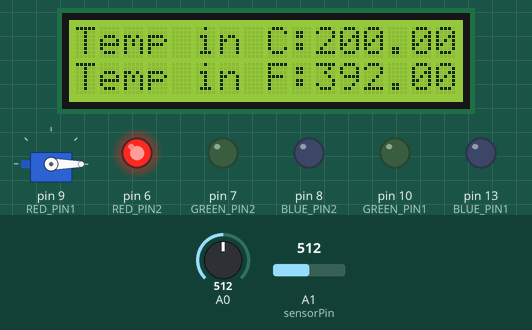
A sketch run on a simulated Arduino Uno, built with avr-gcc and run on an emulated ATmega328P. Parts: servo, 16×2 character LCD, output pins drawn as LEDs (lit = HIGH). Inputs (shaded band) come from the test bench; at power-on: A0 = 512, A1 (sensorPin) = 512. Pins used as bus, display or sensor lines are not drawn; what the sketch prints to the serial monitor is not drawn.

Above: at 1.2 s.
1.3 s: A0 set to 122
At 2.7 s:
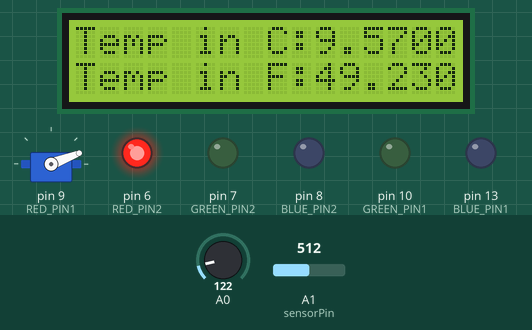
3.5 s: A0 set to 50
At 4.6 s:
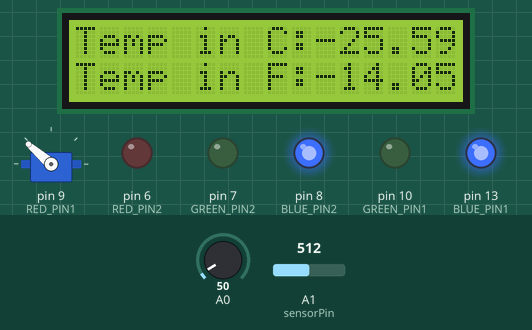
5.5 s: A0 set to 30
At 6.4 s:
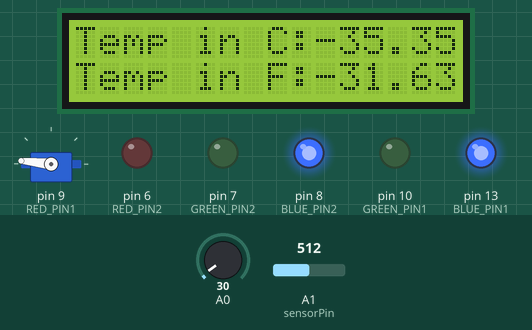
7.5 s: A0 set to 0
At 9.3 s:
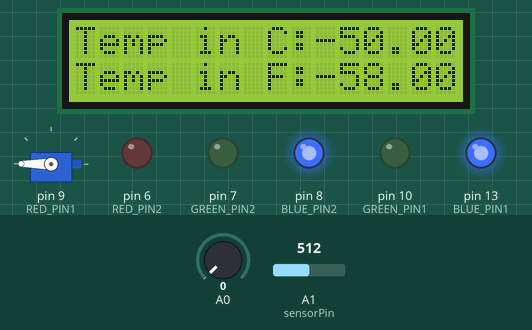
9.6 s: A0 set to 70
At 11.3 s:
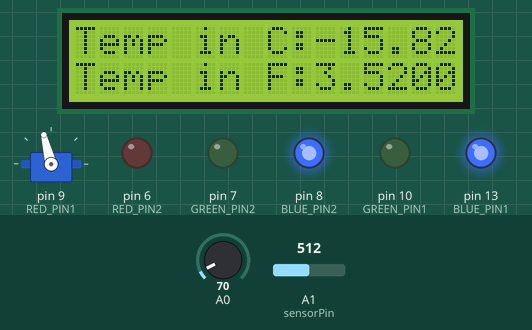
11.6 s: A0 set to 40
At 13.2 s:
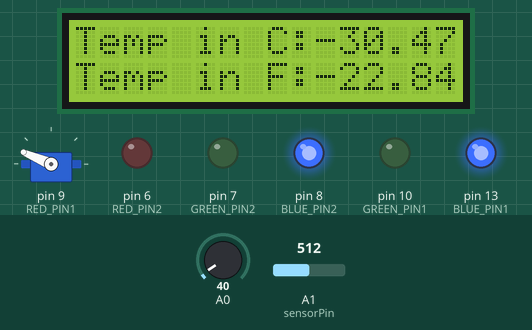
Timing chart, 0 to 14.6 s (numbered marks = the images above; inputs shaded):
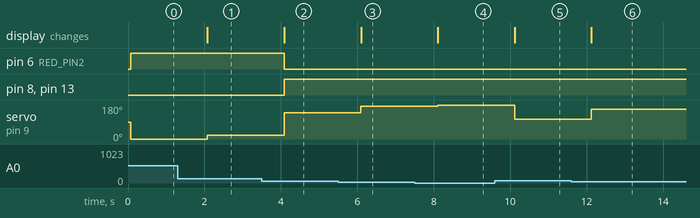

The sketch:

RBT122GrittyLlamas.ino
```cpp
#include <LiquidCrystal.h>
#include <Servo.h>
//servo
Servo myservo;

//RBG LEDs
//led1
const int RED_PIN1 = 9;
const int GREEN_PIN1 = 10;
const int BLUE_PIN1 = 13;
//led1 alt
//const int[3] RGB1 = [9,10,13]

//led2
const int RED_PIN2 = 6;
const int GREEN_PIN2 = 7;
const int BLUE_PIN2 = 8;
//led1 alt
//const int[3] RGB2 = [6,7,8]

//this is in millisecond, right?
int DISPLAY_TIME = 100;

//want to turn these into array values are well just rgb?
//int[3] rgbIntensity
int redIntensity;
int greenIntensity;
int blueIntensity;

//Photo Resistor
//naming suggestion photosensorPin
const int sensorPin = 1;

//want to set the levels to constants instead?
int lightLevel, high = 0,med = 511, low = 1023;

//LCD
const int rs = 12, en = 11, d4 = 5, d5 = 4, d6 = 3, d7 = 2;
const int temperaturePin = 0;
int val;

LiquidCrystal lcd(rs, en, d4, d5, d6, d7);

void setup() {
  Serial.begin(9600);
  myservo.attach(9);
  lcd.begin(16, 2);
  lcd.print("Temp in C: ");
  lcd.setCursor(0, 1);
  lcd.print("Temp in F: ");

//we could make this a loop with the arrays set up or keep as is
  pinMode (RED_PIN1, OUTPUT);
  pinMode (GREEN_PIN1, OUTPUT);
  pinMode (BLUE_PIN1, OUTPUT);
  pinMode (RED_PIN2, OUTPUT);
  pinMode (GREEN_PIN2, OUTPUT);
  pinMode (BLUE_PIN2, OUTPUT);
}
float getVoltage(int pin){
  return(analogRead(pin) * 0.004882814);
}
void loop() {
  float voltage, degreesC, degreesF;

  voltage = getVoltage(temperaturePin);

  degreesC = (voltage - 0.5) * 100.0;

  degreesF = degreesC * (9.0/5.0) + 32.0;

  val = degreesC;
  val = map(val, 30, 25, 0, 180);
  myservo.write(val);
  // set the cursor to column 0, line 1
  // (note: line 1 is the second row, since counting begins with 0):
  lcd.setCursor(10, 0);
  lcd.print(degreesC);
  lcd.setCursor(10, 1);
  lcd.print(degreesF);

  lightLevel = analogRead(sensorPin);
  autoTune();

  if(degreesF > 60){
        //redIntensity = 255;

        digitalWrite(RED_PIN1, HIGH);
        digitalWrite(GREEN_PIN1, LOW);
        digitalWrite(BLUE_PIN1, LOW);

        digitalWrite(RED_PIN2, HIGH);
        digitalWrite(GREEN_PIN2, LOW);
        digitalWrite(BLUE_PIN2, LOW);
      }

   if(60 > degreesF > 50){
        redIntensity = 255;
        greenIntensity = 255;

        digitalWrite(RED_PIN1, HIGH);
        digitalWrite(GREEN_PIN1, HIGH);
        digitalWrite(BLUE_PIN1, LOW);

        digitalWrite(RED_PIN2, HIGH);
        digitalWrite(GREEN_PIN2, HIGH);
        digitalWrite(BLUE_PIN2, LOW);
    }

    if(50 > degreesF > 40){
        greenIntensity = 255;

        digitalWrite(RED_PIN1, LOW);
        digitalWrite(GREEN_PIN1, HIGH);
        digitalWrite(BLUE_PIN1, LOW);

        digitalWrite(RED_PIN2, LOW);
        digitalWrite(GREEN_PIN2, HIGH);
        digitalWrite(BLUE_PIN2, LOW);
    }

   if(40 > degreesF ){

        blueIntensity = 255;

        digitalWrite(RED_PIN1, LOW);
        digitalWrite(GREEN_PIN1, LOW);
        digitalWrite(BLUE_PIN1, HIGH);

        digitalWrite(RED_PIN2, LOW);
        digitalWrite(GREEN_PIN2, LOW);
        digitalWrite(BLUE_PIN2, HIGH);
    }

  Serial.print("val: ");
  Serial.print(val);
  Serial.print("  voltage: ");
  Serial.print(voltage);
  Serial.print("  deg C: ");
  Serial.println(degreesC);
  Serial.print("  deg F: ");
  Serial.println(degreesF);

  delay(1000);

}

void autoTune()
{
  if (lightLevel < low)
  {
    low = lightLevel;
    redIntensity = 255;
    greenIntensity = 255;
    blueIntensity = 255;
  }

  if (high > lightLevel > low)
  {
    med = lightLevel;
    redIntensity = 511;
    greenIntensity = 511;
    blueIntensity = 511;
  }

  if (lightLevel > high)
  {
    high = lightLevel;
    redIntensity = 768;
    greenIntensity = 768;
    blueIntensity = 768;
  }

  lightLevel = map(lightLevel, low+30, high-30, 0, 255);
  lightLevel = constrain(lightLevel, 0, 255);
}
```

Measured:
- after the input at 1.3 s, servo on pin 9 (RED_PIN1): 0° → 21° after 0.78 s; the display: changes after 0.78 s (image 1)
- after the input at 3.5 s, pin 6 (RED_PIN2): HIGH → LOW after 0.59 s; pin 8 (BLUE_PIN2), pin 13 (BLUE_PIN1): LOW → HIGH after 0.59 s; servo on pin 9 (RED_PIN1): 21° → 139° after 0.59 s; the display: changes after 0.59 s (image 2)
- after the input at 5.5 s, servo on pin 9 (RED_PIN1): 139° → 174° after 0.60 s; the display: changes after 0.60 s (image 3)
- after the input at 7.5 s, servo on pin 9 (RED_PIN1): 174° → 180° after 0.60 s; the display: changes after 0.61 s (image 4)
- after the input at 9.6 s, servo on pin 9 (RED_PIN1): 180° → 104° after 0.51 s; the display: changes after 0.52 s (image 5)
- after the input at 11.6 s, servo on pin 9 (RED_PIN1): 104° → 157° after 0.52 s; the display: changes after 0.52 s (image 6)
